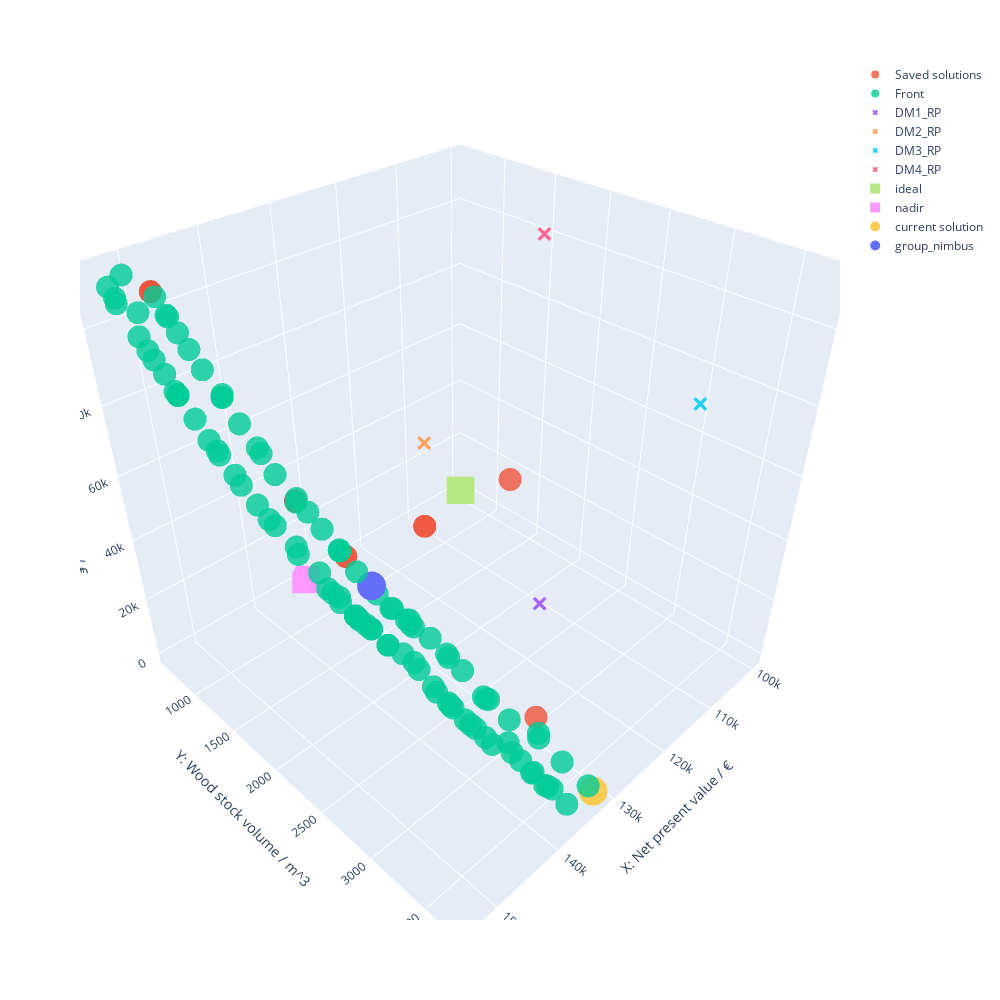

Source (notebook cell):
### Markdown cell above
# Ask if the DMs agree upon the final solution. Otherwise go to group discussion.

### Code cell
rps = dict_of_rps_to_list_of_rps(reference_points)
rp_arr = np.array([[col["f_1"], col["f_2"],col["f_3"]] for col in rps])

plot_solutions = [next_current_solution, gnimbus]
keys = ["f_1", "f_2", "f_3"]
namelist = ["current solution", "group_nimbus"]

#visu_3d(plot_solutions, rp_arr, keys, namelist, ideals, nadirs, saved_solutions, None)
# See PF
visu_3d(plot_solutions, rp_arr, keys, namelist, ideals, nadirs, saved_solutions, evaluated_points)
